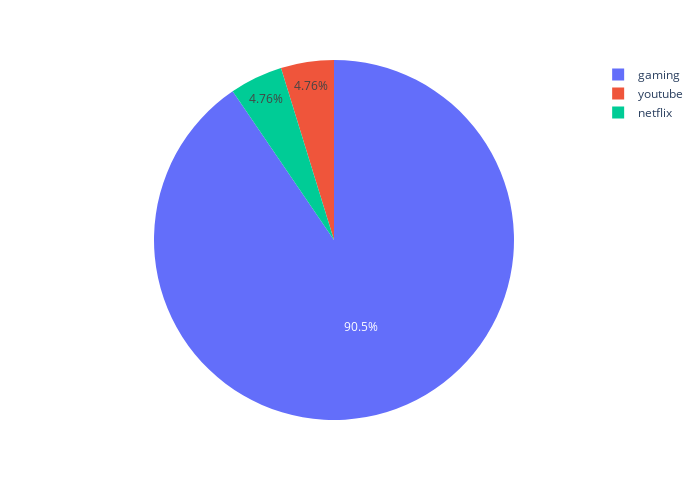

Notebook code for this chart:
### Code cell
top_apps = app_total_df.sort_values(by=['total'], ascending=False)
                                        
px.pie(top_apps, values="total",
                     names="app", width=700, height=500)

### Figure 1 — Plotly figure (JSON) as saved in the notebook; plotly's stock layout.template omitted (floating-point values rounded to 4 significant figures)
{"data": [{"domain": {"x": [0, 1], "y": [0, 1]}, "hovertemplate": "app=%{label}<br>total=%{value}<extra></extra>", "labels": ["gaming", "youtube", "netflix"], "legendgroup": "", "name": "", "showlegend": true, "type": "pie", "values": [63215294882199, 3325904550858, 3324049323727]}], "layout": {"height": 500, "legend": {"tracegroupgap": 0}, "margin": {"t": 60}, "width": 700}}
